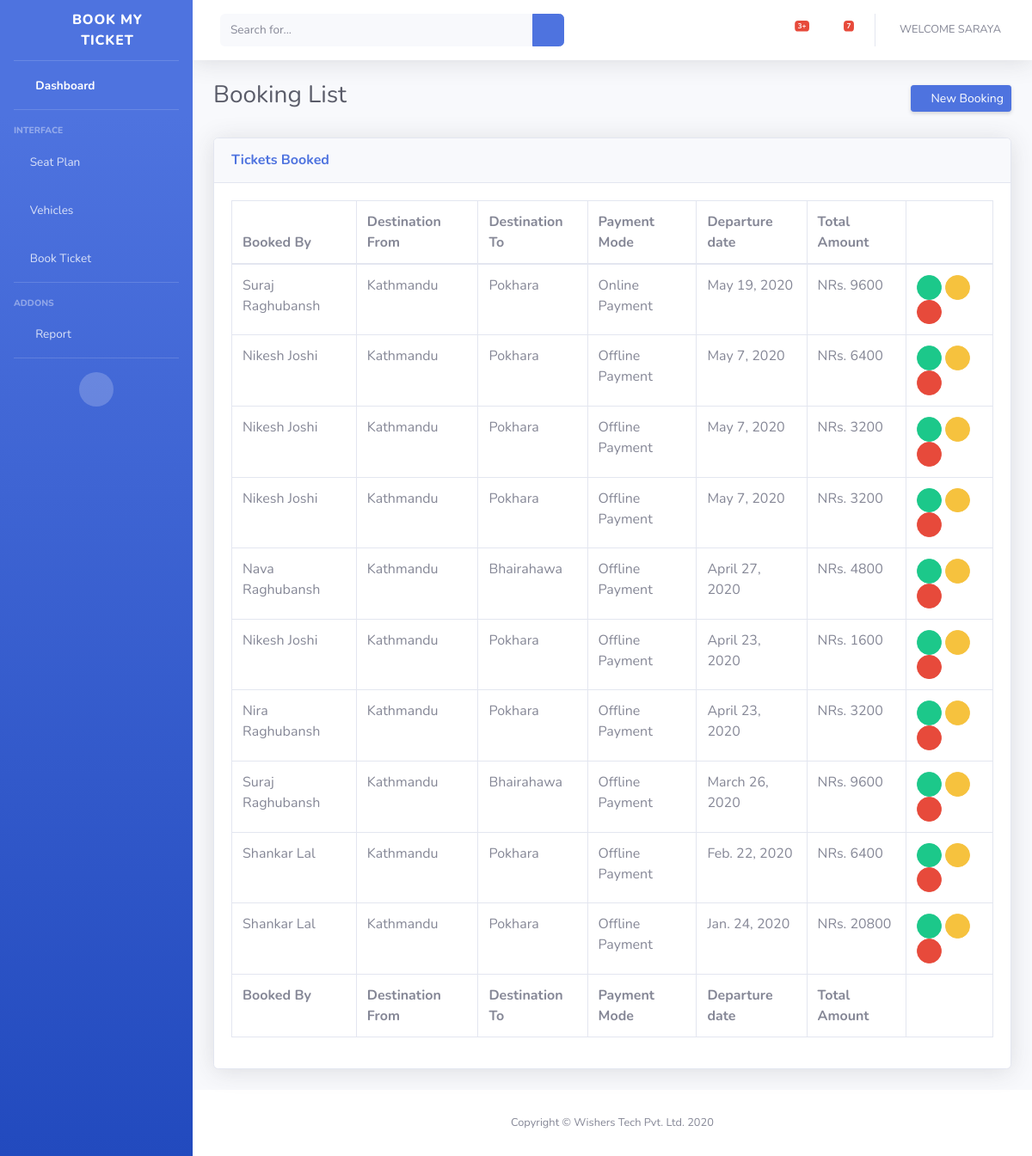
The app's page /reservation-list/ (signed in) with its own data.
### ticketsystem/models.py (models this page shows, shortened)
class Reservation(models.Model):
    MODE_OF_PAYMENT=(
        ('Online Payment','Online Payment'),
        ('Offline Payment','Offline Payment')
    )
    fullname=models.CharField(max_length=100, db_index=True)
    address=models.CharField(max_length=200, db_index=True)
    email=models.EmailField()
    phone=models.CharField(max_length=20)
    busid=models.ForeignKey(Vehicle,related_name='bus', null=True, on_delete=models.SET_NULL)
    busName=models.CharField(max_length=100, null=True)
    departurefrom=models.CharField(max_length=100,null=True)
    departureto=models.CharField(max_length=100, null=True)
    departuredate=models.DateField()
    departuretime=models.TimeField()
    seatnumber=models.CharField(max_length=200)
    totalprice=models.PositiveIntegerField(default=0)
    paymentmode=models.CharField(max_length=50,choices=MODE_OF_PAYMENT)
    class Meta:
        ordering=('-departuredate',)

### ticketsystem/decorators.py (the view)
        def wrapper_func(request, *args, **kwargs):
            group=None
            if request.user.groups.exists():
                group=request.user.groups.all()[0].name
            if group in allowed_roles:
                return view_func(request, *args, **kwargs)
            else:
                return redirect('/unauthorized/')

### ticketsystem/views.py (called while the page is built)
@allowed_users(allowed_roles=['Admin','Vendor'])
def reservationList(request):
    if request.user.is_staff:
        booking=Reservation.objects.all()
    else:
        statusinfo=VehicleCompany.objects.get(user_auth=request.user)
        booking=Reservation.objects.select_related('busid').filter(busid__vehicleowner__user_auth=request.user)
    context={'booking':booking,'statusinfo':statusinfo}
    return render(request,'ticketsystem/reservationList.html',context)

### ticketsystem/templates/ticketsystem/reservationList.html
{% extends 'ticketsystem/vendorLoggedIn.html' %}
{% block content %}
<div class="container-fluid">
    <div class="d-sm-flex align-items-center justify-content-between mb-4">
      <h1 class="h3 mb-2 text-gray-800">Booking List</h1>
      <a href="/newbooking/" class="d-none d-sm-inline-block btn btn-sm btn-primary shadow-sm"><i class="fas fa-plus"></i> New Booking</a>
    </div>
    <div class="card shadow mb-4">
      <div class="card-header py-3">
        <h6 class="m-0 font-weight-bold text-primary">Tickets Booked</h6>
      </div>
      <div class="card-body">
        <div class="table-responsive">
          <table class="table table-bordered" id="dataTable" width="100%" cellspacing="0">
            <thead>
              <tr>
                <th>Booked By</th>
                <th>Destination From</th>
                <th>Destination To</th>
                <th>Payment Mode</th>
                <th>Departure date</th>
                <th>Total Amount</th>
                <th></th>
              </tr>
            </thead>
            <tfoot>
              <tr>
                <th>Booked By</th>
                <th>Destination From</th>
                <th>Destination To</th>
                <th>Payment Mode</th>
                <th>Departure date</th>
                <th>Total Amount</th>
                <th></th>
              </tr>
            </tfoot>
            <tbody>
                {% for test in booking %}
              <tr>
                <td>{{test.fullname}}</td>
                <td>{{test.departurefrom}}</td>
                <td>{{test.departureto}}</td>
                <td>{{test.paymentmode}}</td>
                <td>{{test.departuredate}}</td>
                <td>NRs. {{test.totalprice}}</td>
                <td>
                  <a href="/pdf/{{test.id}}" target="_blank" class="btn btn-success btn-circle btn-sm"><i class="fas fa-print"></i></a>
                  <a href="/updatereservation/{{test.busid.id}}/{{test.id}}/{{test.departuredate|date:'Y-m-d'}}" class="btn btn-warning btn-circle btn-sm">
                    <i class="fas fa-edit"></i>
                  </a>
                  <a href="/updateVehicle/{{test.id}}" class="btn btn-danger btn-circle btn-sm">
                    <i class="fas fa-trash"></i>
                  </a>
                </td>
              </tr>
              {% endfor %}
            </tbody>
          </table>
        </div>
      </div>
    </div>
  </div>
{% endblock %}

### ticketsystem/templates/ticketsystem/vendorLoggedIn.html (shortened to what this page needs)
{%load static%}
<!DOCTYPE html>
<html lang="en">
<head>
  <link href="{%static 'vendor/fontawesome-free/css/all.min.css'%}" rel="stylesheet" type="text/css">
  <link href="{%static 'css/sb-admin-2.css'%}" rel="stylesheet">
  <link href="{%static 'vendor/calendar/css/bootstrap-datepicker.css'%}" rel="stylesheet">
  <link href="{%static 'css/main.css'%}" rel="stylesheet">
</head>
<body id="page-top">
  <div id="wrapper">
    {%include 'ticketsystem/sidebar.html'%}
    <div id="content-wrapper" class="d-flex flex-column">
      <div id="content">
        {% include 'ticketsystem/topnavigation.html'%}
        {% block content %}
        {% endblock content %}
      </div>
      <footer class="sticky-footer bg-white">
        <div class="container my-auto">
          <div class="copyright text-center my-auto">
            <span>Copyright &copy; Wishers Tech Pvt. Ltd. 2020</span>
          </div>
        </div>
      </footer>
    </div>
  </div>
</body>
</html>

### ticketsystem/templates/ticketsystem/sidebar.html (shortened to what this page needs)
<ul class="navbar-nav bg-gradient-primary sidebar sidebar-dark accordion" id="accordionSidebar">
  <a class="sidebar-brand d-flex align-items-center justify-content-center" href="/">
    <div class="sidebar-brand-icon rotate-n-15">
      <i class="fas fa-laugh-wink"></i>
    </div>
    <div class="sidebar-brand-text mx-3">Book My Ticket</div>
  </a>
  <hr class="sidebar-divider my-0">
  <li class="nav-item active">
    <a class="nav-link" href="{% if request.user.is_staff %}/{% else %}/vendor/{% endif %}">
      <i class="fas fa-fw fa-tachometer-alt"></i>
      <span>Dashboard</span></a>
  </li>
  <hr class="sidebar-divider">
  <div class="sidebar-heading">
    Interface
  </div>
  <li class="nav-item">
    <a class="nav-link collapsed" href="#" data-toggle="collapse" data-target="#collapseThree" aria-expanded="true" aria-controls="collapseThree">
      <i class="fas fa-chair"></i>
      <span>Seat Plan</span>
    </a>
  </li>
  {% if request.user.is_staff%}
  <li class="nav-item">
    <a class="nav-link collapsed" href="#" data-toggle="collapse" data-target="#collapseTwo" aria-expanded="true" aria-controls="collapseTwo">
      <i class="fas fa-bus"></i>
      <span>Vendors</span>
    </a>
    <div id="collapseTwo" class="collapse" aria-labelledby="headingTwo" data-parent="#accordionSidebar">
      <div class="bg-white py-2 collapse-inner rounded">
        <h6 class="collapse-header">Vendor Components:</h6>
        <a class="collapse-item" href="/vendorlist/">Vendor List</a>
      </div>
    </div>
  </li>
  {% else %}
  <li class="nav-item">
    <a class="nav-link collapsed" href="#" data-toggle="collapse" data-target="#collapseTwo" aria-expanded="true" aria-controls="collapseTwo">
      <i class="fas fa-bus"></i>
      <span>Vehicles</span>
    </a>
  </li>
  {% endif %}
  <li class="nav-item">
    <a class="nav-link collapsed" href="#" data-toggle="collapse" data-target="#collapseUtilities" aria-expanded="true" aria-controls="collapseUtilities">
      <i class="fas fa-ticket-alt"></i>
      <span>Book Ticket</span>
    </a>
  </li>
  <hr class="sidebar-divider">
  <div class="sidebar-heading">
    Addons
  </div>
  <li class="nav-item">
    <a class="nav-link" href="/vendor/">
      <i class="fas fa-fw fa-chart-area"></i>
      <span>Report</span></a>
  </li>
  <hr class="sidebar-divider d-none d-md-block">
  <div class="text-center d-none d-md-inline">
    <button class="rounded-circle border-0" id="sidebarToggle"></button>
  </div>
</ul>

### ticketsystem/templates/ticketsystem/topnavigation.html (shortened to what this page needs)
<nav class="navbar navbar-expand navbar-light bg-white topbar mb-4 static-top shadow">
    <form class="d-none d-sm-inline-block form-inline mr-auto ml-md-3 my-2 my-md-0 mw-100 navbar-search">
      <div class="input-group">
        <input type="text" class="form-control bg-light border-0 small" placeholder="Search for..." aria-label="Search" aria-describedby="basic-addon2">
        <div class="input-group-append">
          <button class="btn btn-primary" type="button">
            <i class="fas fa-search fa-sm"></i>
          </button>
        </div>
      </div>
    </form>
    <ul class="navbar-nav ml-auto">
      <li class="nav-item dropdown no-arrow mx-1">
        <a class="nav-link dropdown-toggle" href="#" id="alertsDropdown" role="button" data-toggle="dropdown" aria-haspopup="true" aria-expanded="false">
          <i class="fas fa-bell fa-fw"></i>
          <span class="badge badge-danger badge-counter">3+</span>
        </a>
      </li>
      <li class="nav-item dropdown no-arrow mx-1">
        <a class="nav-link dropdown-toggle" href="#" id="messagesDropdown" role="button" data-toggle="dropdown" aria-haspopup="true" aria-expanded="false">
          <i class="fas fa-envelope fa-fw"></i>
          <span class="badge badge-danger badge-counter">7</span>
        </a>
      </li>
      <li class="nav-item dropdown no-arrow">
        <a class="nav-link dropdown-toggle" href="#" id="userDropdown" role="button" data-toggle="dropdown" aria-haspopup="true" aria-expanded="false">
          <span class="mr-2 d-none d-lg-inline text-gray-600 small userprofile">Welcome {{request.user}}</span>
        </a>
      </li>
    </ul>
  </nav>

### static/css/main.css (style rules this page uses)
.userprofile { text-transform: uppercase; }

### records on screen
Reservation: fullname "Suraj Raghubansh", departurefrom "Kathmandu", departureto "Pokhara", paymentmode "Online Payment", departuredate "May 19, 2020", totalprice "9600"
Reservation: fullname "Nikesh Joshi", departurefrom "Kathmandu", departureto "Pokhara", paymentmode "Offline Payment", departuredate "May 7, 2020", totalprice "6400"
Reservation: fullname "Nikesh Joshi", departurefrom "Kathmandu", departureto "Pokhara", paymentmode "Offline Payment", departuredate "May 7, 2020", totalprice "3200"
Reservation: fullname "Nikesh Joshi", departurefrom "Kathmandu", departureto "Pokhara", paymentmode "Offline Payment", departuredate "May 7, 2020", totalprice "3200"
Reservation: fullname "Nava Raghubansh", departurefrom "Kathmandu", departureto "Bhairahawa", paymentmode "Offline Payment", departuredate "April 27, 2020", totalprice "4800"
Reservation: fullname "Nikesh Joshi", departurefrom "Kathmandu", departureto "Pokhara", paymentmode "Offline Payment", departuredate "April 23, 2020", totalprice "1600"
Reservation: fullname "Nira Raghubansh", departurefrom "Kathmandu", departureto "Pokhara", paymentmode "Offline Payment", departuredate "April 23, 2020", totalprice "3200"
Reservation: fullname "Suraj Raghubansh", departurefrom "Kathmandu", departureto "Bhairahawa", paymentmode "Offline Payment", departuredate "March 26, 2020", totalprice "9600"
Reservation: fullname "Shankar Lal", departurefrom "Kathmandu", departureto "Pokhara", paymentmode "Offline Payment", departuredate "Feb. 22, 2020", totalprice "6400"
Reservation: fullname "Shankar Lal", departurefrom "Kathmandu", departureto "Pokhara", paymentmode "Offline Payment", departuredate "Jan. 24, 2020", totalprice "20800"

### other values on screen
{{ request.user }} "SARAYA"
